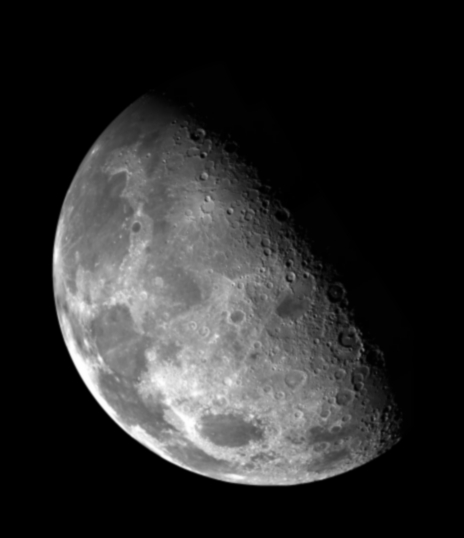
#> input picture Digital Image and Video Processing/Practicals/Lab 3/images_woods/norpole.jpg, 464 x 538 px, found by its file name
$ jupyter execute 19BCE245-DIPA-Practical7.ipynb
#> lines starting #> are read from the running program, lines starting #| are printed output that depends on the picture; after the words box and inside, x2 and y2 are one past the last pixel; in counts of white or black regions, pixels touching at a corner belong together
# DIPA Practical 7
- Name : Aayush Shah
> Roll Number : 19BCE245

# Low pass and high pass in frequency domain

[cell 1]
import cv2
import numpy as np
from google.colab.patches import cv2_imshow
import matplotlib.pyplot as plt
from skimage import io
from google.colab.patches import cv2_imshow # for image display
import skimage.io as sk
from PIL import Image
import math

[cell 2]
# original image
img = cv2.imread('norpole.jpg',0)
#> img is the input picture: shape (538, 464); min 0, max 255, mean 42.6

plt.imshow(img, cmap='gray')
plt.axis('off')
plt.show()

[cell 3]
# image in frequency domain
F = np.fft.fft2(img) # Compute the 2-dimensional discrete Fourier Transform.
plt.imshow(np.log1p(np.abs(F)), cmap='gray') # Calculates log(1 + x).
plt.axis('off')
plt.show()

[cell 4]
Fshift = np.fft.fftshift(F) # Shift the zero-frequency component to the center of the spectrum.
plt.imshow(np.log1p(np.abs(Fshift)), cmap='gray')
plt.axis('off')
plt.show()

[cell 5]
# Filter: Low pass filter
M,N = img.shape
#> M = 538; N = 464
H = np.zeros((M,N), dtype=np.float32)
D0 = 50
for u in range(M):
    for v in range(N):
        D = np.sqrt((u-M/2)**2 + (v-N/2)**2)
        if D <= D0:
            H[u,v] = 1
        else:
            H[u,v] = 0
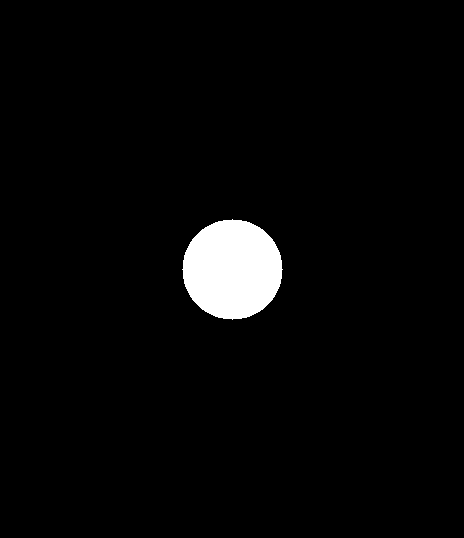
#> H: shape (538, 464) float32; values 0 (black) and 1 (white), 3.1% white; 1 white region, box (x1, y1, x2, y2) and area: (182, 219, 283, 320) 7845

plt.imshow(H, cmap='gray')
plt.axis('off')
plt.show()

[cell 6]
# Ideal Low Pass Filtering
Gshift = Fshift * H
plt.imshow(np.log1p(np.abs(Gshift)),
           cmap='gray')
plt.axis('off')
plt.show()

[cell 7]
# Inverse Fourier Transform
G = np.fft.ifftshift(Gshift)
plt.imshow(np.log1p(np.abs(G)),
           cmap='gray')
plt.axis('off')
plt.show()

g = np.abs(np.fft.ifft2(G))
plt.imshow(g, cmap='gray')
plt.axis('off')
plt.show()

[cell 8]
# Filter: High pass filter
H = 1 - H

plt.imshow(H, cmap='gray')
plt.axis('off')
plt.show()

[cell 9]
# Ideal High Pass Filtering
Gshift = Fshift * H
plt.imshow(np.log1p(np.abs(Gshift)),
           cmap='gray')
plt.axis('off')
plt.show()
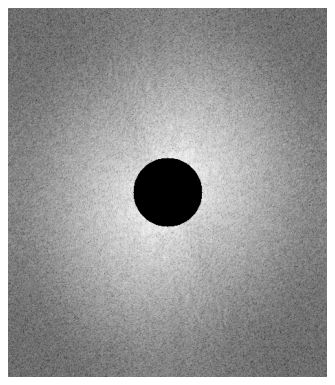
#> figure drawn by matplotlib, 1 panel

[cell 10]
# Inverse Fourier Transform
G = np.fft.ifftshift(Gshift)
plt.imshow(np.log1p(np.abs(G)),
           cmap='gray')
plt.axis('off')
plt.show()
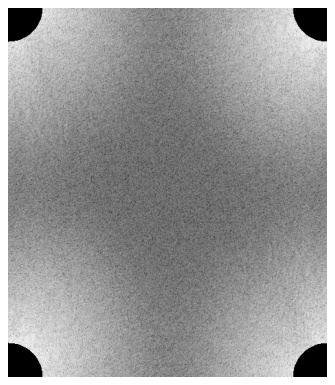
#> figure drawn by matplotlib, 1 panel

g = np.abs(np.fft.ifft2(G))
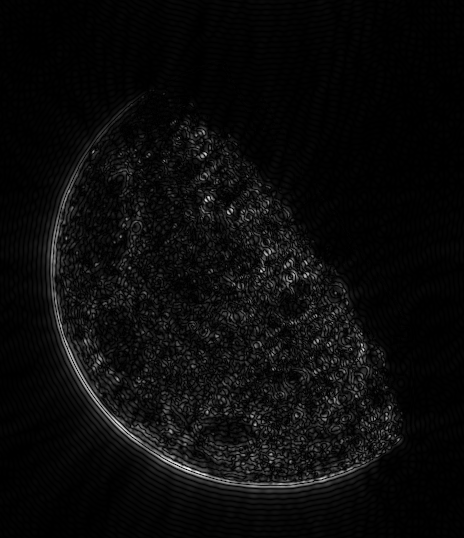
#> g: shape (538, 464) float64; min 1.01e-05, max 70.38, mean 3.2; drawn with min black and max white
plt.imshow(g, cmap='gray')
plt.axis('off')
plt.show()

## Manual approach

[cell 11]
img = img.astype('float64')
for i in range(0, img.shape[0]):
  for j in range(0, img.shape[1]):
    if((i+j)%2 == 0):
      img[i][j] = img[i][j] * (-1)
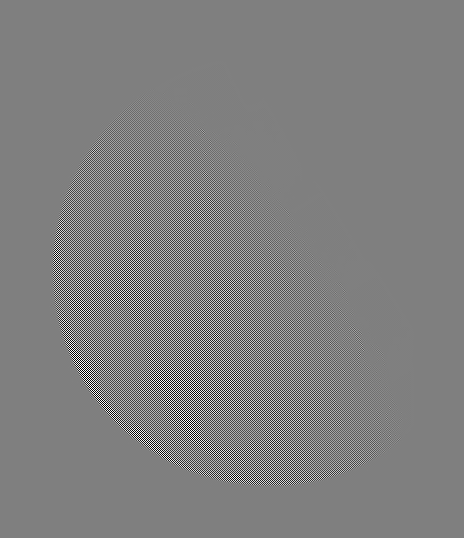
#> img: shape (538, 464) float64; min -255, max 255, mean 0; drawn with min black and max white

[cell 12]
fi = np.fft.fft2(img)

[cell 13]
plt.imshow(np.log(abs(fi)), cmap="gray")
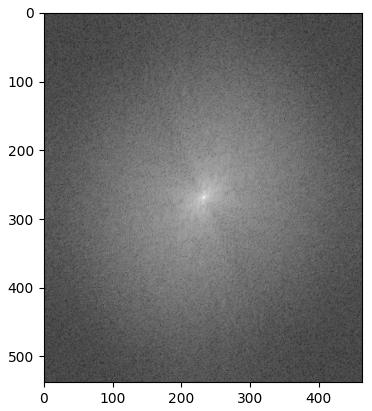
#> figure drawn by matplotlib, 1 panel

[cell 14]
mask = np.zeros(fi.shape)

r = 30
a = float(img.shape[0]/2)
#> a = 269
b = float(img.shape[1]/2)
#> b = 232
for i in range(0, img.shape[0]):
  for j in range(0, img.shape[1]):
    if(math.sqrt(((i-a)**2) + ((j-b)**2))>r):
      mask[i][j] = 1
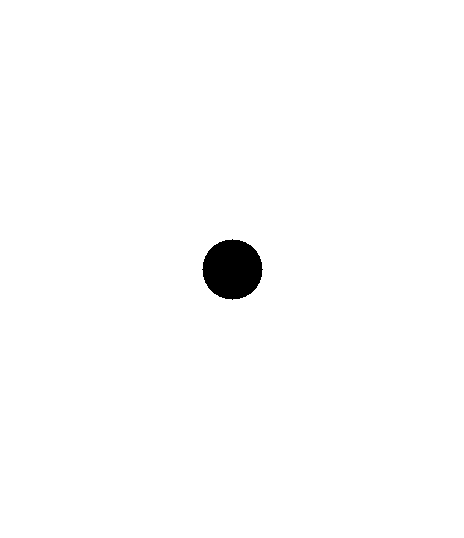
#> mask: shape (538, 464) float64; values 0 (black) and 1 (white), 98.9% white; 1 black region, box (x1, y1, x2, y2) and area: (202, 239, 263, 300) 2821

[cell 15]
ffi = np.zeros(fi.shape)
ffi = ffi.astype('complex')

for i in range(0, fi.shape[0]):
  for j in range(0, fi.shape[1]):
    if(mask[i][j]==1):
      ffi[i][j] = fi[i][j]
    else:
      ffi[i][j] = complex(0,0)

[cell 16]
inverse_ffi = np.fft.ifft2(ffi)

[cell 17]
plt.imshow(abs(inverse_ffi), cmap="gray")
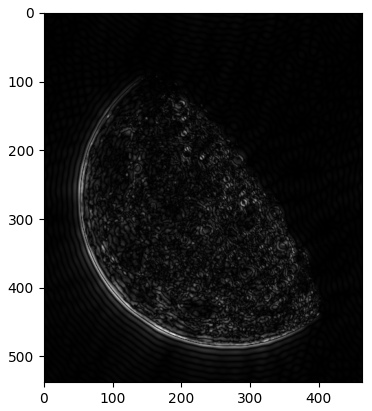
#> figure drawn by matplotlib, 1 panel

[cell 18]
butworth_mask = np.zeros(fi.shape)

r = 30
n = 1
a = float(img.shape[0]/2)
b = float(img.shape[1]/2)
for i in range(0, img.shape[0]):
  for j in range(0, img.shape[1]):
    d = math.sqrt(((i-a)**2) + ((j-b)**2))
    butworth_mask[i][j] = 1/(1+(d/r)**(2*n))
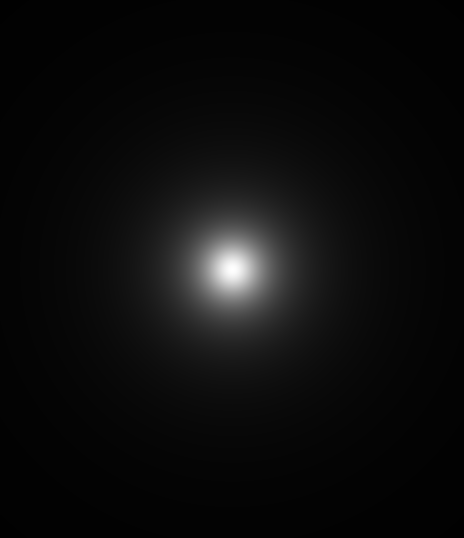
#> butworth_mask: shape (538, 464) float64; min 0.00708, max 1, mean 0.0506

[cell 19]
plt.imshow(butworth_mask, cmap="gray")

[cell 20]
bffi = np.zeros(fi.shape)
bffi = ffi.astype('complex')

for i in range(0, fi.shape[0]):
  for j in range(0, fi.shape[1]):
    bffi[i][j] = fi[i][j] * butworth_mask[i][j]

[cell 21]
b_inverse_ffi = np.fft.ifft2(bffi)

[cell 22]
plt.imshow(abs(b_inverse_ffi), cmap="gray")
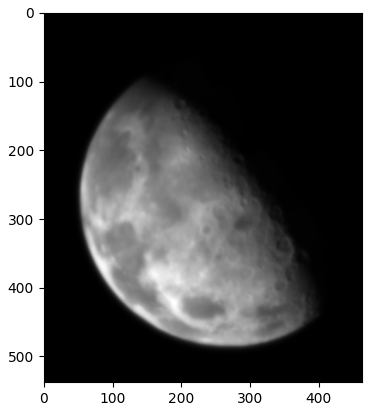
#> figure drawn by matplotlib, 1 panel

$ run again, with Digital Image and Video Processing/Practicals/Lab 3/images_woods/bplane.jpg copied over Digital Image and Video Processing/Practicals/Lab 3/images_woods/norpole.jpg
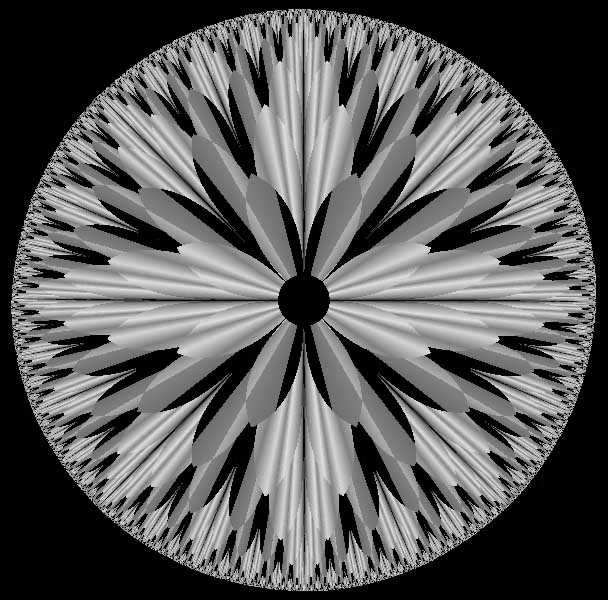
#> input picture Digital Image and Video Processing/Practicals/Lab 3/images_woods/bplane.jpg, 608 x 600 px, found by its file name
#> img is the input picture: shape (600, 608); min 0, max 245, mean 89.1
#> after the loop `for u in range(M):`:
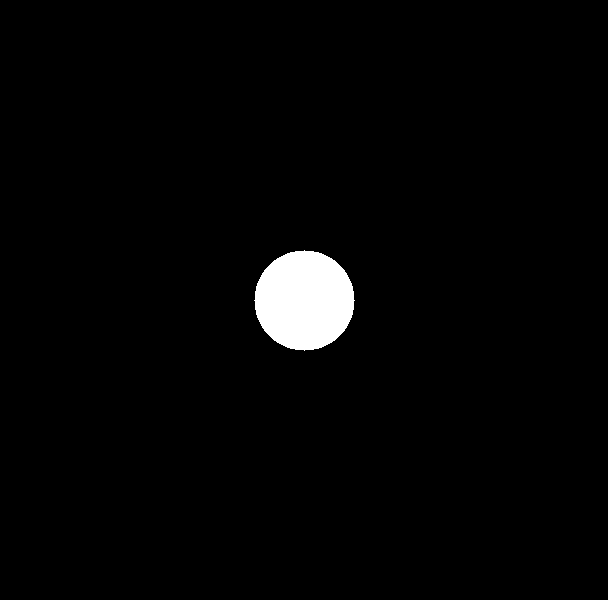
#> H: shape (600, 608) float32; values 0 (black) and 1 (white), 2.2% white; 1 white region, box (x1, y1, x2, y2) and area: (254, 250, 355, 351) 7845
#> `[cell 22] plt.imshow(abs(b_inverse_ffi), cmap="gray")`:
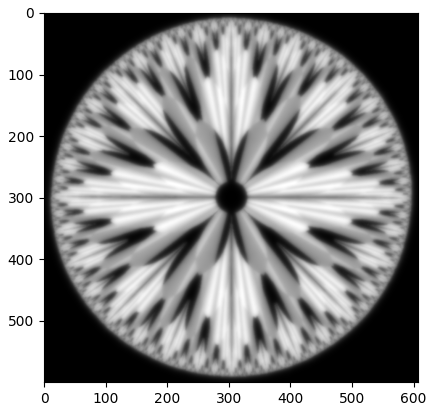
#> figure drawn by matplotlib, 1 panel
